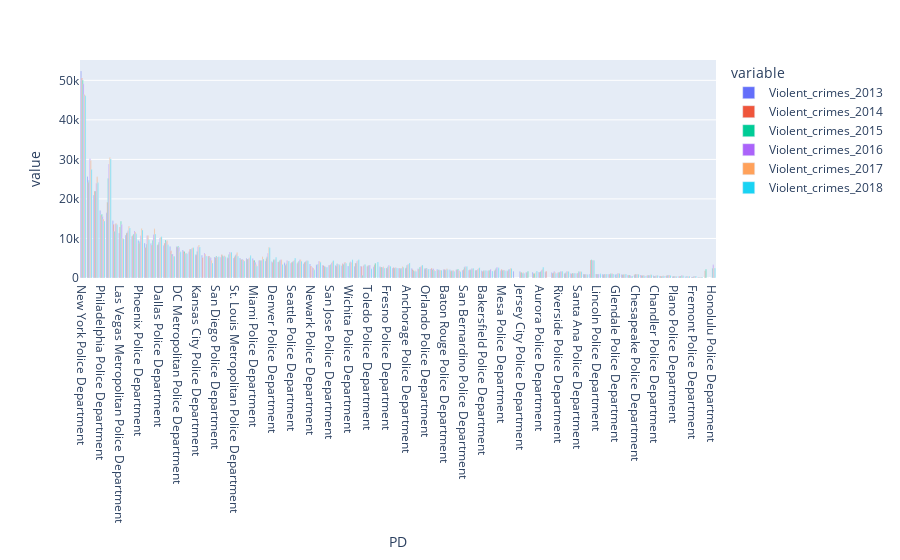

Here is the notebook cell this chart was saved with:
### Code cell
fig = px.bar(violent_crimes, x='PD', y=['Violent_crimes_2013','Violent_crimes_2014', 'Violent_crimes_2015', 'Violent_crimes_2016', 'Violent_crimes_2017', 'Violent_crimes_2018'],barmode='group')

fig.show()

### Figure 1 — Plotly figure (JSON) as saved in the notebook; plotly's stock layout.template omitted (floating-point values rounded to 4 significant figures)
{"data": [{"alignmentgroup": "True", "hovertemplate": "variable=Violent_crimes_2013<br>PD=%{x}<br>value=%{y}<extra></extra>", "legendgroup": "Violent_crimes_2013", "marker": {"color": "#636efa"}, "name": "Violent_crimes_2013", "offsetgroup": "Violent_crimes_2013", "orientation": "v", "showlegend": true, "textposition": "auto", "type": "bar", "x": ["New York Police Department", "Chicago Police Department", "Houston Police Department", "Philadelphia Police Department", "Los Angeles Police Department", "Detroit Police Department", "Las Vegas Metropolitan Police Department", "Memphis Police Department", "Indianapolis Metropolitan Police Department", "Phoenix Police Department", "San Antonio Police Department", "Baltimore Police Department", "Dallas Police Department", "Milwaukee Police Department", "Oakland Police Department", "DC Metropolitan Police Department", "San Francisco Police Department", "Metropolitan Nashville Police Department", "Kansas City Police Department", "Cleveland Police Department", "Atlanta Police Department", "San Diego Police Department", "Jacksonville Sheriff's Office", "Charlotte-Mecklenburg Police Department", "St. Louis Metropolitan Police Department", "Boston Police Department", "Oklahoma City Police Department", "Miami Police Department", "Fort Worth Police Department", "Albuquerque Police Department", "Denver Police Department", "Minneapolis Police Department", "Tulsa Police Department", "Seattle Police Department", "Louisville Metro Police Department", "Stockton Police Department", "Newark Police Department", "Tucson Police Department", "Buffalo Police Department", "San Jose Police Department", "Sacramento Police Department", "Austin Police Department", "Wichita Police Department", "New Orleans Police Department", "Portland Police Bureau", "Toledo Police Department", "Birmingham Police Department", "Cincinnati Polce Department", "Fresno Police Department", "El Paso Police Department", "Omaha Police Department", "Anchorage Police Department", "St. Petersburg Police Department", "Long Beach Police Department", "Orlando Police Department", "Pittsburgh Police Department", "St. Paul Police Department", "Baton Rouge Police Department", "Rochester Police Department", "Tampa Police Department", "San Bernardino Police Department", "Corpus Christi Police Department", "Colorado Springs Police Department", "Bakersfield Police Department", "Arlington Police Department", "Lubbock Police Department", "Mesa Police Department", "North Las Vegas Police Department", "Raleigh Police Department", "Jersey City Police Department", "Greensboro Police Department", "Spokane Police Department", "Aurora Police Department", "Winston-Salem Police Department", "Norfolk Police Department", "Riverside Police Department", "Reno Police Department", "Anaheim Police Department", "Santa Ana Police Department", "Laredo Police Department", "Columbus Division of Police", "Lincoln Police Department", "Fort Wayne Police Department", "Lexington Police Department", "Glendale Police Department", "Madison Police Department", "Hialeah Police Department", "Chesapeake Police Department", "Virginia Beach Police Department", "Chula Vista Police Department", "Chandler Police Department", "Irving Police Department", "Garland Police Department", "Plano Police Department", "Henderson Police Department", "Scottsdale Police Department", "Fremont Police Department", "Irvine Police Department", "Durham Police Department", "Honolulu Police Department"], "xaxis": "x", "y": [52384, 25688, 20993, 17074, 16524, 14504, 11374, 10894, 10479, 9492, 8828, 8725, 8330, 8194, 7984, 7880, 7064, 6612, 5864, 5751, 5517, 5303, 5246, 5093, 5077, 5037, 4998, 4945, 4440, 4325, 4087, 4038, 3827, 3758, 3644, 3622, 3516, 3368, 3249, 3215, 3137, 3123, 3065, 2965, 2941, 2902, 2852, 2826, 2552, 2522, 2449, 2435, 2379, 2346, 2316, 2259, 2200, 2127, 2107, 2097, 1949, 1939, 1893, 1857, 1837, 1829, 1807, 1806, 1683, 1655, 1449, 1440, 1436, 1426, 1418, 1330, 1154, 1130, 1121, 1027, 1022, 990, 949, 946, 905, 884, 774, 737, 730, 595, 575, 530, 514, 389, 367, 337, 273, 113, 0, 0], "yaxis": "y"}, {"alignmentgroup": "True", "hovertemplate": "variable=Violent_crimes_2014<br>PD=%{x}<br>value=%{y}<extra></extra>", "legendgroup": "Violent_crimes_2014", "marker": {"color": "#EF553B"}, "name": "Violent_crimes_2014", "offsetgroup": "Violent_crimes_2014", "orientation": "v", "showlegend": true, "textposition": "auto", "type": "bar", "x": ["New York Police Department", "Chicago Police Department", "Houston Police Department", "Philadelphia Police Department", "Los Angeles Police Department", "Detroit Police Department", "Las Vegas Metropolitan Police Department", "Memphis Police Department", "Indianapolis Metropolitan Police Department", "Phoenix Police Department", "San Antonio Police Department", "Baltimore Police Department", "Dallas Police Department", "Milwaukee Police Department", "Oakland Police Department", "DC Metropolitan Police Department", "San Francisco Police Department", "Metropolitan Nashville Police Department", "Kansas City Police Department", "Cleveland Police Department", "Atlanta Police Department", "San Diego Police Department", "Jacksonville Sheriff's Office", "Charlotte-Mecklenburg Police Department", "St. Louis Metropolitan Police Department", "Boston Police Department", "Oklahoma City Police Department", "Miami Police Department", "Fort Worth Police Department", "Albuquerque Police Department", "Denver Police Department", "Minneapolis Police Department", "Tulsa Police Department", "Seattle Police Department", "Louisville Metro Police Department", "Stockton Police Department", "Newark Police Department", "Tucson Police Department", "Buffalo Police Department", "San Jose Police Department", "Sacramento Police Department", "Austin Police Department", "Wichita Police Department", "New Orleans Police Department", "Portland Police Bureau", "Toledo Police Department", "Birmingham Police Department", "Cincinnati Polce Department", "Fresno Police Department", "El Paso Police Department", "Omaha Police Department", "Anchorage Police Department", "St. Petersburg Police Department", "Long Beach Police Department", "Orlando Police Department", "Pittsburgh Police Department", "St. Paul Police Department", "Baton Rouge Police Department", "Rochester Police Department", "Tampa Police Department", "San Bernardino Police Department", "Corpus Christi Police Department", "Colorado Springs Police Department", "Bakersfield Police Department", "Arlington Police Department", "Lubbock Police Department", "Mesa Police Department", "North Las Vegas Police Department", "Raleigh Police Department", "Jersey City Police Department", "Greensboro Police Department", "Spokane Police Department", "Aurora Police Department", "Winston-Salem Police Department", "Norfolk Police Department", "Riverside Police Department", "Reno Police Department", "Anaheim Police Department", "Santa Ana Police Department", "Laredo Police Department", "Columbus Division of Police", "Lincoln Police Department", "Fort Wayne Police Department", "Lexington Police Department", "Glendale Police Department", "Madison Police Department", "Hialeah Police Department", "Chesapeake Police Department", "Virginia Beach Police Department", "Chula Vista Police Department", "Chandler Police Department", "Irving Police Department", "Garland Police Department", "Plano Police Department", "Henderson Police Department", "Scottsdale Police Department", "Fremont Police Department", "Irvine Police Department", "Durham Police Department", "Honolulu Police Department"], "xaxis": "x", "y": [50564, 24133, 22008, 15925, 19171, 13616, 12876, 11399, 10768, 8749, 7704, 8346, 8457, 8864, 6910, 7810, 6761, 7270, 5862, 5186, 5577, 5214, 5853, 5054, 5348, 4749, 4782, 4473, 4492, 4934, 3983, 4093, 3217, 4001, 4015, 3988, 3008, 0, 3174, 3242, 2968, 3581, 0, 3770, 2911, 3068, 3369, 2695, 2382, 2671, 2458, 2605, 2169, 2304, 2340, 2455, 1974, 2120, 1765, 2080, 2128, 2094, 2039, 1678, 1854, 2084, 2119, 1782, 0, 1381, 1346, 1156, 1448, 1696, 1280, 1384, 1147, 1101, 1260, 976, 4563, 918, 816, 1041, 186, 846, 782, 991, 660, 612, 466, 512, 644, 459, 452, 0, 284, 120, 1834, 0], "yaxis": "y"}, {"alignmentgroup": "True", "hovertemplate": "variable=Violent_crimes_2015<br>PD=%{x}<br>value=%{y}<extra></extra>", "legendgroup": "Violent_crimes_2015", "marker": {"color": "#00cc96"}, "name": "Violent_crimes_2015", "offsetgroup": "Violent_crimes_2015", "orientation": "v", "showlegend": true, "textposition": "auto", "type": "bar", "x": ["New York Police Department", "Chicago Police Department", "Houston Police Department", "Philadelphia Police Department", "Los Angeles Police Department", "Detroit Police Department", "Las Vegas Metropolitan Police Department", "Memphis Police Department", "Indianapolis Metropolitan Police Department", "Phoenix Police Department", "San Antonio Police Department", "Baltimore Police Department", "Dallas Police Department", "Milwaukee Police Department", "Oakland Police Department", "DC Metropolitan Police Department", "San Francisco Police Department", "Metropolitan Nashville Police Department", "Kansas City Police Department", "Cleveland Police Department", "Atlanta Police Department", "San Diego Police Department", "Jacksonville Sheriff's Office", "Charlotte-Mecklenburg Police Department", "St. Louis Metropolitan Police Department", "Boston Police Department", "Oklahoma City Police Department", "Miami Police Department", "Fort Worth Police Department", "Albuquerque Police Department", "Denver Police Department", "Minneapolis Police Department", "Tulsa Police Department", "Seattle Police Department", "Louisville Metro Police Department", "Stockton Police Department", "Newark Police Department", "Tucson Police Department", "Buffalo Police Department", "San Jose Police Department", "Sacramento Police Department", "Austin Police Department", "Wichita Police Department", "New Orleans Police Department", "Portland Police Bureau", "Toledo Police Department", "Birmingham Police Department", "Cincinnati Polce Department", "Fresno Police Department", "El Paso Police Department", "Omaha Police Department", "Anchorage Police Department", "St. Petersburg Police Department", "Long Beach Police Department", "Orlando Police Department", "Pittsburgh Police Department", "St. Paul Police Department", "Baton Rouge Police Department", "Rochester Police Department", "Tampa Police Department", "San Bernardino Police Department", "Corpus Christi Police Department", "Colorado Springs Police Department", "Bakersfield Police Department", "Arlington Police Department", "Lubbock Police Department", "Mesa Police Department", "North Las Vegas Police Department", "Raleigh Police Department", "Jersey City Police Department", "Greensboro Police Department", "Spokane Police Department", "Aurora Police Department", "Winston-Salem Police Department", "Norfolk Police Department", "Riverside Police Department", "Reno Police Department", "Anaheim Police Department", "Santa Ana Police Department", "Laredo Police Department", "Columbus Division of Police", "Lincoln Police Department", "Fort Wayne Police Department", "Lexington Police Department", "Glendale Police Department", "Madison Police Department", "Hialeah Police Department", "Chesapeake Police Department", "Virginia Beach Police Department", "Chula Vista Police Department", "Chandler Police Department", "Irving Police Department", "Garland Police Department", "Plano Police Department", "Henderson Police Department", "Scottsdale Police Department", "Fremont Police Department", "Irvine Police Department", "Durham Police Department", "Honolulu Police Department"], "xaxis": "x", "y": [50088, 24698, 21994, 16132, 25156, 11846, 14383, 11449, 11124, 9261, 8594, 9542, 9038, 9583, 6051, 8084, 6710, 7245, 6709, 0, 5203, 5582, 5622, 5948, 5762, 4702, 4828, 4473, 4382, 5406, 4599, 4395, 3628, 4093, 4315, 4122, 0, 3472, 2887, 3400, 3611, 3497, 3839, 3736, 680, 3156, 3707, 2761, 2871, 2515, 2329, 3226, 1898, 2766, 2525, 2167, 2115, 2001, 1839, 2298, 2697, 2092, 1983, 1810, 1946, 2391, 1972, 2130, 0, 1383, 1707, 1111, 1660, 0, 1329, 1441, 1419, 1271, 1626, 972, 4631, 1025, 984, 1044, 943, 890, 767, 897, 626, 705, 490, 469, 709, 433, 476, 434, 337, 144, 2185, 2437], "yaxis": "y"}, {"alignmentgroup": "True", "hovertemplate": "variable=Violent_crimes_2016<br>PD=%{x}<br>value=%{y}<extra></extra>", "legendgroup": "Violent_crimes_2016", "marker": {"color": "#ab63fa"}, "name": "Violent_crimes_2016", "offsetgroup": "Violent_crimes_2016", "orientation": "v", "showlegend": true, "textposition": "auto", "type": "bar", "x": ["New York Police Department", "Chicago Police Department", "Houston Police Department", "Philadelphia Police Department", "Los Angeles Police Department", "Detroit Police Department", "Las Vegas Metropolitan Police Department", "Memphis Police Department", "Indianapolis Metropolitan Police Department", "Phoenix Police Department", "San Antonio Police Department", "Baltimore Police Department", "Dallas Police Department", "Milwaukee Police Department", "Oakland Police Department", "DC Metropolitan Police Department", "San Francisco Police Department", "Metropolitan Nashville Police Department", "Kansas City Police Department", "Cleveland Police Department", "Atlanta Police Department", "San Diego Police Department", "Jacksonville Sheriff's Office", "Charlotte-Mecklenburg Police Department", "St. Louis Metropolitan Police Department", "Boston Police Department", "Oklahoma City Police Department", "Miami Police Department", "Fort Worth Police Department", "Albuquerque Police Department", "Denver Police Department", "Minneapolis Police Department", "Tulsa Police Department", "Seattle Police Department", "Louisville Metro Police Department", "Stockton Police Department", "Newark Police Department", "Tucson Police Department", "Buffalo Police Department", "San Jose Police Department", "Sacramento Police Department", "Austin Police Department", "Wichita Police Department", "New Orleans Police Department", "Portland Police Bureau", "Toledo Police Department", "Birmingham Police Department", "Cincinnati Polce Department", "Fresno Police Department", "El Paso Police Department", "Omaha Police Department", "Anchorage Police Department", "St. Petersburg Police Department", "Long Beach Police Department", "Orlando Police Department", "Pittsburgh Police Department", "St. Paul Police Department", "Baton Rouge Police Department", "Rochester Police Department", "Tampa Police Department", "San Bernardino Police Department", "Corpus Christi Police Department", "Colorado Springs Police Department", "Bakersfield Police Department", "Arlington Police Department", "Lubbock Police Department", "Mesa Police Department", "North Las Vegas Police Department", "Raleigh Police Department", "Jersey City Police Department", "Greensboro Police Department", "Spokane Police Department", "Aurora Police Department", "Winston-Salem Police Department", "Norfolk Police Department", "Riverside Police Department", "Reno Police Department", "Anaheim Police Department", "Santa Ana Police Department", "Laredo Police Department", "Columbus Division of Police", "Lincoln Police Department", "Fort Wayne Police Department", "Lexington Police Department", "Glendale Police Department", "Madison Police Department", "Hialeah Police Department", "Chesapeake Police Department", "Virginia Beach Police Department", "Chula Vista Police Department", "Chandler Police Department", "Irving Police Department", "Garland Police Department", "Plano Police Department", "Henderson Police Department", "Scottsdale Police Department", "Fremont Police Department", "Irvine Police Department", "Durham Police Department", "Honolulu Police Department"], "xaxis": "x", "y": [49124, 30193, 23960, 15534, 28817, 13705, 13520, 11947, 11907, 10700, 10754, 11010, 10071, 9201, 6059, 7711, 6190, 7371, 7915, 6299, 5121, 5332, 5504, 6560, 6017, 4767, 5027, 3989, 4515, 6245, 4597, 4622, 4444, 4294, 4638, 4381, 2637, 4245, 2857, 3887, 3549, 3903, 4136, 4249, 3163, 3319, 0, 2720, 3206, 2682, 2531, 3422, 1727, 2846, 2328, 2366, 1970, 2143, 1845, 1906, 2878, 2328, 2301, 1821, 2188, 2741, 2051, 2276, 0, 1276, 0, 0, 1939, 0, 1616, 1724, 1717, 1209, 1612, 940, 4500, 1006, 1040, 1079, 1204, 832, 580, 969, 700, 696, 558, 521, 767, 399, 617, 369, 420, 152, 0, 3331], "yaxis": "y"}, {"alignmentgroup": "True", "hovertemplate": "variable=Violent_crimes_2017<br>PD=%{x}<br>value=%{y}<extra></extra>", "legendgroup": "Violent_crimes_2017", "marker": {"color": "#FFA15A"}, "name": "Violent_crimes_2017", "offsetgroup": "Violent_crimes_2017", "orientation": "v", "showlegend": true, "textposition": "auto", "type": "bar", "x": ["New York Police Department", "Chicago Police Department", "Houston Police Department", "Philadelphia Police Department", "Los Angeles Police Department", "Detroit Police Department", "Las Vegas Metropolitan Police Department", "Memphis Police Department", "Indianapolis Metropolitan Police Department", "Phoenix Police Department", "San Antonio Police Department", "Baltimore Police Department", "Dallas Police Department", "Milwaukee Police Department", "Oakland Police Department", "DC Metropolitan Police Department", "San Francisco Police Department", "Metropolitan Nashville Police Department", "Kansas City Police Department", "Cleveland Police Department", "Atlanta Police Department", "San Diego Police Department", "Jacksonville Sheriff's Office", "Charlotte-Mecklenburg Police Department", "St. Louis Metropolitan Police Department", "Boston Police Department", "Oklahoma City Police Department", "Miami Police Department", "Fort Worth Police Department", "Albuquerque Police Department", "Denver Police Department", "Minneapolis Police Department", "Tulsa Police Department", "Seattle Police Department", "Louisville Metro Police Department", "Stockton Police Department", "Newark Police Department", "Tucson Police Department", "Buffalo Police Department", "San Jose Police Department", "Sacramento Police Department", "Austin Police Department", "Wichita Police Department", "New Orleans Police Department", "Portland Police Bureau", "Toledo Police Department", "Birmingham Police Department", "Cincinnati Polce Department", "Fresno Police Department", "El Paso Police Department", "Omaha Police Department", "Anchorage Police Department", "St. Petersburg Police Department", "Long Beach Police Department", "Orlando Police Department", "Pittsburgh Police Department", "St. Paul Police Department", "Baton Rouge Police Department", "Rochester Police Department", "Tampa Police Department", "San Bernardino Police Department", "Corpus Christi Police Department", "Colorado Springs Police Department", "Bakersfield Police Department", "Arlington Police Department", "Lubbock Police Department", "Mesa Police Department", "North Las Vegas Police Department", "Raleigh Police Department", "Jersey City Police Department", "Greensboro Police Department", "Spokane Police Department", "Aurora Police Department", "Winston-Salem Police Department", "Norfolk Police Department", "Riverside Police Department", "Reno Police Department", "Anaheim Police Department", "Santa Ana Police Department", "Laredo Police Department", "Columbus Division of Police", "Lincoln Police Department", "Fort Wayne Police Department", "Lexington Police Department", "Glendale Police Department", "Madison Police Department", "Hialeah Police Department", "Chesapeake Police Department", "Virginia Beach Police Department", "Chula Vista Police Department", "Chandler Police Department", "Irving Police Department", "Garland Police Department", "Plano Police Department", "Henderson Police Department", "Scottsdale Police Department", "Fremont Police Department", "Irvine Police Department", "Durham Police Department", "Honolulu Police Department"], "xaxis": "x", "y": [46433, 29737, 25609, 14930, 30507, 13796, 10071, 13077, 11616, 12511, 10759, 12430, 10369, 9507, 5521, 6584, 6301, 7682, 8362, 5999, 4504, 5221, 5648, 6304, 6461, 4570, 5104, 3338, 5359, 7686, 4774, 4614, 4214, 4564, 4596, 4379, 2543, 4268, 2611, 4188, 3378, 4032, 3998, 4457, 3349, 0, 0, 2833, 2974, 2609, 2909, 3564, 1842, 3101, 2113, 2008, 1996, 2335, 1872, 1785, 2805, 2313, 2479, 1827, 0, 0, 2047, 2461, 0, 1365, 0, 1360, 2239, 0, 1363, 1669, 1674, 1253, 1640, 839, 4478, 0, 952, 1131, 1217, 958, 473, 1006, 625, 808, 647, 549, 748, 435, 554, 396, 431, 169, 0, 2440], "yaxis": "y"}, {"alignmentgroup": "True", "hovertemplate": "variable=Violent_crimes_2018<br>PD=%{x}<br>value=%{y}<extra></extra>", "legendgroup": "Violent_crimes_2018", "marker": {"color": "#19d3f3"}, "name": "Violent_crimes_2018", "offsetgroup": "Violent_crimes_2018", "orientation": "v", "showlegend": true, "textposition": "auto", "type": "bar", "x": ["New York Police Department", "Chicago Police Department", "Houston Police Department", "Philadelphia Police Department", "Los Angeles Police Department", "Detroit Police Department", "Las Vegas Metropolitan Police Department", "Memphis Police Department", "Indianapolis Metropolitan Police Department", "Phoenix Police Department", "San Antonio Police Department", "Baltimore Police Department", "Dallas Police Department", "Milwaukee Police Department", "Oakland Police Department", "DC Metropolitan Police Department", "San Francisco Police Department", "Metropolitan Nashville Police Department", "Kansas City Police Department", "Cleveland Police Department", "Atlanta Police Department", "San Diego Police Department", "Jacksonville Sheriff's Office", "Charlotte-Mecklenburg Police Department", "St. Louis Metropolitan Police Department", "Boston Police Department", "Oklahoma City Police Department", "Miami Police Department", "Fort Worth Police Department", "Albuquerque Police Department", "Denver Police Department", "Minneapolis Police Department", "Tulsa Police Department", "Seattle Police Department", "Louisville Metro Police Department", "Stockton Police Department", "Newark Police Department", "Tucson Police Department", "Buffalo Police Department", "San Jose Police Department", "Sacramento Police Department", "Austin Police Department", "Wichita Police Department", "New Orleans Police Department", "Portland Police Bureau", "Toledo Police Department", "Birmingham Police Department", "Cincinnati Polce Department", "Fresno Police Department", "El Paso Police Department", "Omaha Police Department", "Anchorage Police Department", "St. Petersburg Police Department", "Long Beach Police Department", "Orlando Police Department", "Pittsburgh Police Department", "St. Paul Police Department", "Baton Rouge Police Department", "Rochester Police Department", "Tampa Police Department", "San Bernardino Police Department", "Corpus Christi Police Department", "Colorado Springs Police Department", "Bakersfield Police Department", "Arlington Police Department", "Lubbock Police Department", "Mesa Police Department", "North Las Vegas Police Department", "Raleigh Police Department", "Jersey City Police Department", "Greensboro Police Department", "Spokane Police Department", "Aurora Police Department", "Winston-Salem Police Department", "Norfolk Police Department", "Riverside Police Department", "Reno Police Department", "Anaheim Police Department", "Santa Ana Police Department", "Laredo Police Department", "Columbus Division of Police", "Lincoln Police Department", "Fort Wayne Police Department", "Lexington Police Department", "Glendale Police Department", "Madison Police Department", "Hialeah Police Department", "Chesapeake Police Department", "Virginia Beach Police Department", "Chula Vista Police Department", "Chandler Police Department", "Irving Police Department", "Garland Police Department", "Plano Police Department", "Henderson Police Department", "Scottsdale Police Department", "Fremont Police Department", "Irvine Police Department", "Durham Police Department", "Honolulu Police Department"], "xaxis": "x", "y": [46113, 27420, 24062, 14420, 30126, 13478, 9949, 12674, 11170, 12110, 9647, 11100, 10422, 8416, 5480, 6613, 6144, 7641, 7842, 5576, 3814, 5360, 5381, 6482, 5525, 4324, 5663, 2978, 4835, 7646, 5262, 3395, 4294, 5052, 4232, 4383, 2069, 3958, 2692, 4444, 3329, 3720, 4622, 4611, 3418, 2333, 4025, 2535, 2953, 2554, 2628, 3824, 1660, 3284, 2282, 1751, 1941, 2067, 1615, 1598, 2906, 2488, 2617, 1895, 1784, 2565, 1837, 2386, 0, 1233, 0, 1742, 2716, 0, 1134, 1686, 1636, 1192, 1571, 890, 4416, 1045, 1024, 982, 1167, 1043, 533, 979, 528, 835, 606, 510, 659, 402, 583, 422, 502, 160, 0, 2451], "yaxis": "y"}], "layout": {"barmode": "group", "legend": {"title": {"text": "variable"}, "tracegroupgap": 0}, "margin": {"t": 60}, "xaxis": {"anchor": "y", "domain": [0, 1], "title": {"text": "PD"}}, "yaxis": {"anchor": "x", "domain": [0, 1], "title": {"text": "value"}}}}
